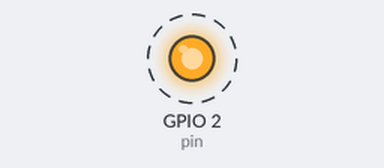
A program run on a simulated ESP32 board running MicroPython. On the bench: output pins drawn as LEDs (lit = HIGH). Dashed ring = blinking. Library files of the repository ran but are not shown: 1 file(s); what the program prints to the serial console is not drawn.

Above: at 0.5 s.
Timing chart, 0 to 4.6 s (numbered marks = the images above):
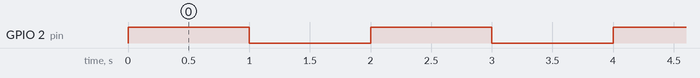

Measured:
- by itself, GPIO 2 (pin): alternates HIGH for 1.0 s and LOW for 1.0 s

The program:

main.py
```python
import machine
import time

pin = machine.Pin(2, machine.Pin.OUT)
while True:
    pin.value(1)
    print("LED ON")
    time.sleep(1)
    pin.value(0)
    print("LED OFF")
    time.sleep(1)
```
